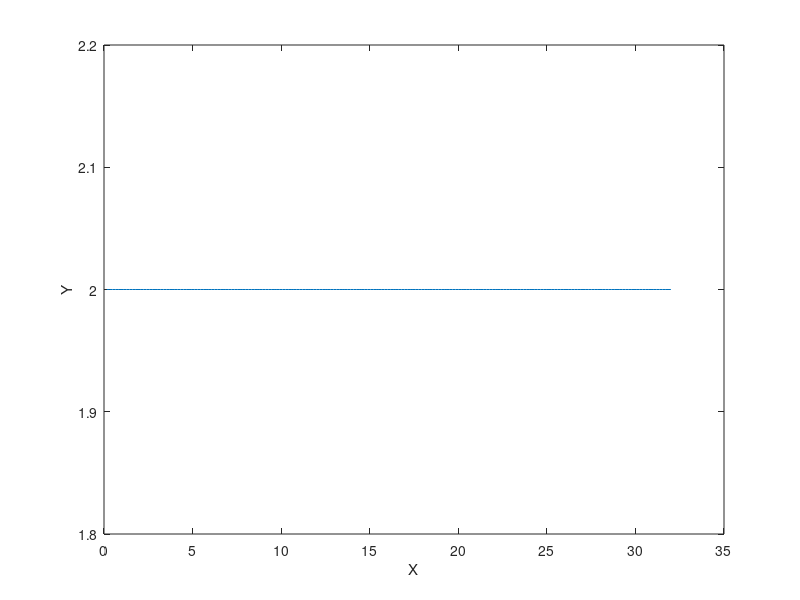

Recreate this plot in MATLAB. (Note: this script raises an error after producing the figure.)
clc;close all;clear all;
%%
% In this demo, MPC will follow a desire path.
% Change i to index inside the XXX

%2019.11.25: update vehicle model to veh_predict
%% Generate the reference path
Td=1/50;% sample time

% %Reference Line 1
N=200;% number of the points on the path
% Xout=zeros(2*N,3);
% Tout=zeros(2*N,1);
Xout=zeros(N,3);
Tout=zeros(N,1);

for k=1:1:N
    Xout(k,1)=k*Td*8;
    Xout(k,2)=2;
    Xout(k,3)=0;
    Tout(k,1)=(k-1)*Td;
end

%Reference Line 2
% load I_Line.mat;
% N = length(Spiral_Msg(:,1));
% Xout = [Spiral_Msg(:,1),Spiral_Msg(:,2),Spiral_Msg(:,3)];
% Tout = Td*[0:1:N];

figure(1);
plot(Xout(:,1),Xout(:,2)); hold on;
xlabel('X'); ylabel('Y')
%% Tracking a constant reference trajectory
Nx=3;% Status Number  [X]
Nu =2;% Input Number [U: Vx and Yaw Rate]
Horizon =30;
X0 = [0 -1  -pi/6];% Initial Status
[Nr,Nc] =size(Xout); % Nr is the number of rows of Xout 100*3
% Mobile Robot Parameters
%v_ref = 1; % For circular trajectory
v_last = 1; % v_ref from the trajectory or Spd setting
theta_last = 0; %steering angle

x_real=zeros(Nr,Nc); % all real states
x_error=zeros(Nr,Nc); %all error
u_real=zeros(Nr,2); %all control input
u_error=zeros(Nr,2);
x_real(1,:)=X0; % initial State
x_error(1,:)=x_real(1,:)-Xout(1,:); %initial Error, Real Error
X_error=zeros(Nr,Nx*Horizon); % Error by Prediction
XXX=zeros(Nr,Nx*Horizon); % States by Prediction
q=[0.1 0 0;
      0 0.06 0;
      0 0 0.001];
Q_cell=cell(Horizon,Horizon);

for i=1:1:Horizon
    for j=1:1:Horizon
        if i==j
            Q_cell{i,j}=q;
        else
            Q_cell{i,j}=zeros(Nx,Nx);
        end
    end
end

Q=cell2mat(Q_cell); %60*60 for 3 status in 20 seconds

r = [0.01 0;
       0 0.5];
R_cell=cell(Horizon,Horizon);

for i=1:1:Horizon
    for j=1:1:Horizon
        if i==j
            R_cell{i,j}=r;
        else
            R_cell{i,j}=zeros(Nu,Nu);
        end
    end
end

R=cell2mat(R_cell);
%% MPC Process
%discrete kinematic model
theta_log = [];
v_x = v_last;
v_y =0;
yaw_rate = 0;
for i=1:1:Nr
    psi =x_real(i,3);

    a=[1    0   -v_last*sin(psi)*Td
        0    1     v_last*cos(psi)*Td
        0    0     1];
    
    b=[cos(psi)*Td   0
        sin(psi)*Td    0
        0         Td];
    
    A_cell=cell(Horizon,1);
    B_cell=cell(Horizon,Horizon);
    for j=1:1:Horizon
        A_cell{j,1}=a^j;
        for k=1:1:Horizon
            if k<=j
                B_cell{j,k}=(a^(j-k))*b;
            else
                B_cell{j,k}=zeros(Nx,Nu);
            end
        end
    end
    A=cell2mat(A_cell);
    B=cell2mat(B_cell);
    
    H=2*(B'*Q*B+R);
    f=2*B'*Q*A*x_error(i,:)';
    A_cons=[];
    b_cons=[];
    lb=[-5;-540/180*pi]*Td; %input lower boundary
    ub=[5; 540/180*pi]*Td; %input upper boundary
    
    [U_e,fval(i,1),exitflag(i,1),output(i,1)]=quadprog(H,f,A_cons,b_cons,[],[],lb,ub);% qp solver
    
    X_error(i,:)=(A*x_error(i,:)'+B*U_e)';
    
    %% Find current cloest on the ref path
    [index,dis_nearest,X_clst] =  find_closest(Xout, x_real(i,:));
    
    for h = 1:1:Horizon
    u_error(h,1)=U_e(h*2-1);
    u_error(h,2)=U_e(h*2);
    end
    
    X00=x_real(i,:);
       %% state update 
       horizon  =10;
     [x_log,y_log,psi_log, v_x_log, v_y_log, yaw_rate_log] = veh_predict(theta2 , vdx1, v_y, yaw_rate, X00(1), X00(2), X00(3), horizon);
    x_real(i+1,1)=x_log(1);
    x_real(i+1,2)=y_log(1);
    x_real(i+1,3)=psi_log(1);
    v_x = v_x_log(1);
    v_y = v_y_log(1);
    yaw_rate = yaw_rate_log(1); 
   
  %% fake prediction    
for m = 1:1:Horizon
    theta2 = theta_last + u_error(m,2);
    vdx1 = v_last +u_error(m,1)
     [x_log,y_log,psi_log, v_x_log, v_y_log, yaw_rate_log] = veh_predict(theta2 , vdx1, v_y, yaw_rate, X00(1), X00(2), X00(3), horizon);
     
     X00(1) = x_log(1);
     X00(2) = y_log(1);
     X00(3) = psi_log(1);
     
     X_log(i,:) = X00;
end
    x_real(i+1,1)=x_log(1);
    x_real(i+1,2)=y_log(1);
    x_real(i+1,3)=psi_log(1);
    v_x = v_x_log(1);
    v_y = v_y_log(1);
    yaw_rate = yaw_rate_log(1);
    
    
    if  abs(x_error(end,2)) >0.1
        preview =0;
    else
        preview =1;
    end
    
    if(i<Nr)
      % x_error(i+1,:)=x_real(i+1,:)-Xout(min(Nr,index+preview),:); %preview control the error dynamic, which 
     x_error(i+1,:)=x_real(i+1,:)-Xout(i,:);  %Error bring in the velocity information 
    end

   if v_last > 10
        v_last = 10;
    else if v_last <0
            v_last =0;
        end
    end
    if theta_last >pi/4 % maximum steering angle
        theta_last = pi/4;
    else if theta_last <-pi/4
        theta_last = -pi/4;
        end
    end
    
    u_real(i,1)=v_last+u_error(i,1);
    v_last = u_real(i,1);
    u_real(i,2)=theta_last+u_error(i,2);
    theta_last = u_real(i,2);    

    figure(1);
    plot(x_real(i,1),x_real(i,2),'ro');
    title('Path Follow Result');
    xlabel('X');
    %axis([-1 8 -3 3]);
    ylabel('Y');
    axis equal;
    hold on;
    plot(x_log, y_log ,'k--')
        
    
%     for k=1:1:Horizon
%         X(i,k+1)=XXX(i,1+3*(k-1));
%         Y(i,k+1)=XXX(i,2+3*(k-1));
%     end
%     X(i,1)=x_real(i,1);
%     Y(i,1)=x_real(i,2);
%     plot(X(i,:),Y(i,:),'k--')
%     hold on;
    
end
% figure(5)
% plot(X(2,:),Y(2,:),'b');
%% Plot
figure(2)
subplot(3,1,1);
plot(Tout(1:Nr),Xout(1:Nr,1),'--','linewidth',2);
hold on;
plot(Tout(1:Nr),x_real(1:Nr,1),'k');
legend('Desired','Real')

ylabel('X')
subplot(3,1,2);
plot(Tout(1:Nr),Xout(1:Nr,2),'--','linewidth',2);
hold on;
plot(Tout(1:Nr),x_real(1:Nr,2),'k');
legend('Desired','Real')

ylabel('Y')
subplot(3,1,3);
plot(Tout(1:Nr),Xout(1:Nr,3),'--','linewidth',2);
hold on;
plot(Tout(1:Nr),x_real(1:Nr,3),'k');
legend('Desired','Real')
hold on;

xlabel('Time[s]')
ylabel('\theta')
 
figure(3)
subplot(2,1,1);
plot(Tout(1:Nr),u_real(1:Nr,1));
ylabel('Vx')
subplot(2,1,2)
plot(Tout(1:Nr),u_real(1:Nr,2));
xlabel('Time[s]');
ylabel('Theta[rad]')

figure(4)
subplot(3,1,1);
plot(Tout(1:Nr),x_error(1:Nr,1),'k');
hold on
title('Overall Error')
%grid on;
ylabel('e(x)');
subplot(3,1,2);
plot(Tout(1:Nr),x_error(1:Nr,2),'k');
%grid on;
ylabel('e(y)');
subplot(3,1,3);
plot(Tout(1:Nr),x_error(1:Nr,3),'k');
%grid on;
xlabel('Time[s]');
ylabel('e(\theta)');

figure(5)
plotyy(Tout(1:Nr),x_error(1:Nr,1),Tout(1:Nr),u_real(1:Nr,1));
legend('error in x-direction','V')